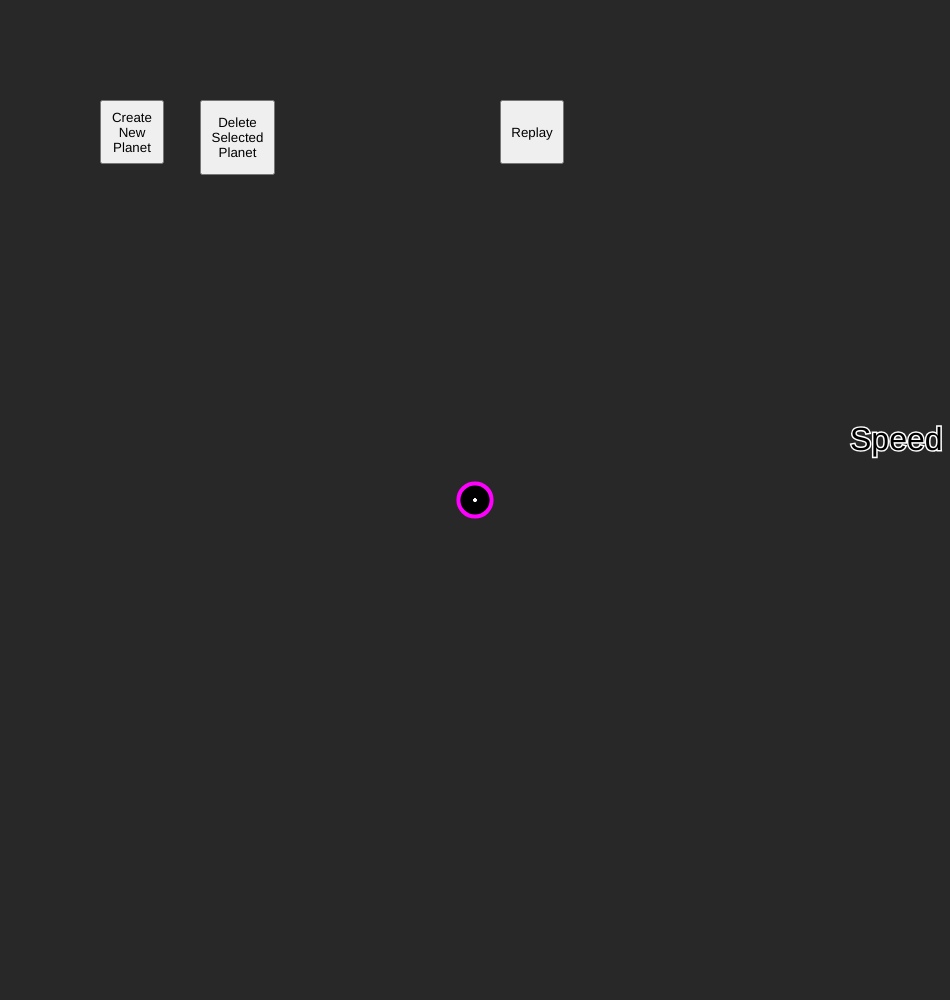
Frame 1 (no input)
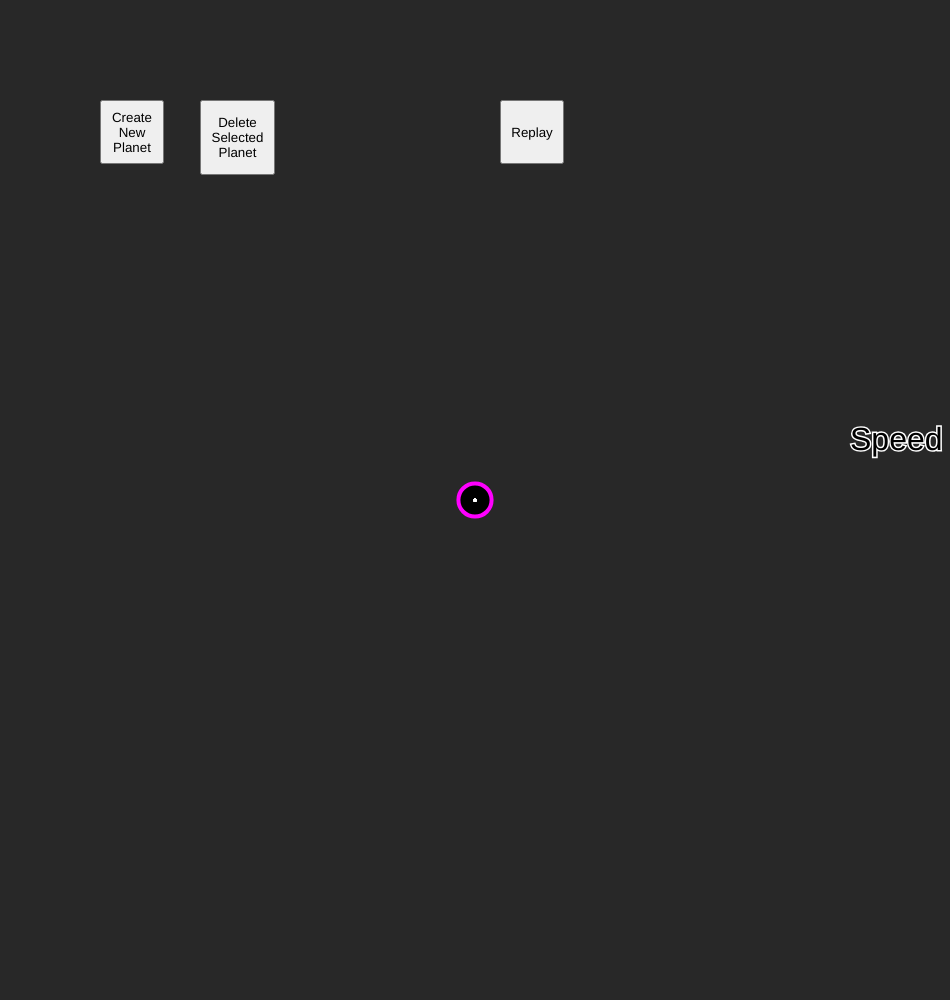
Frame 60 (no input)
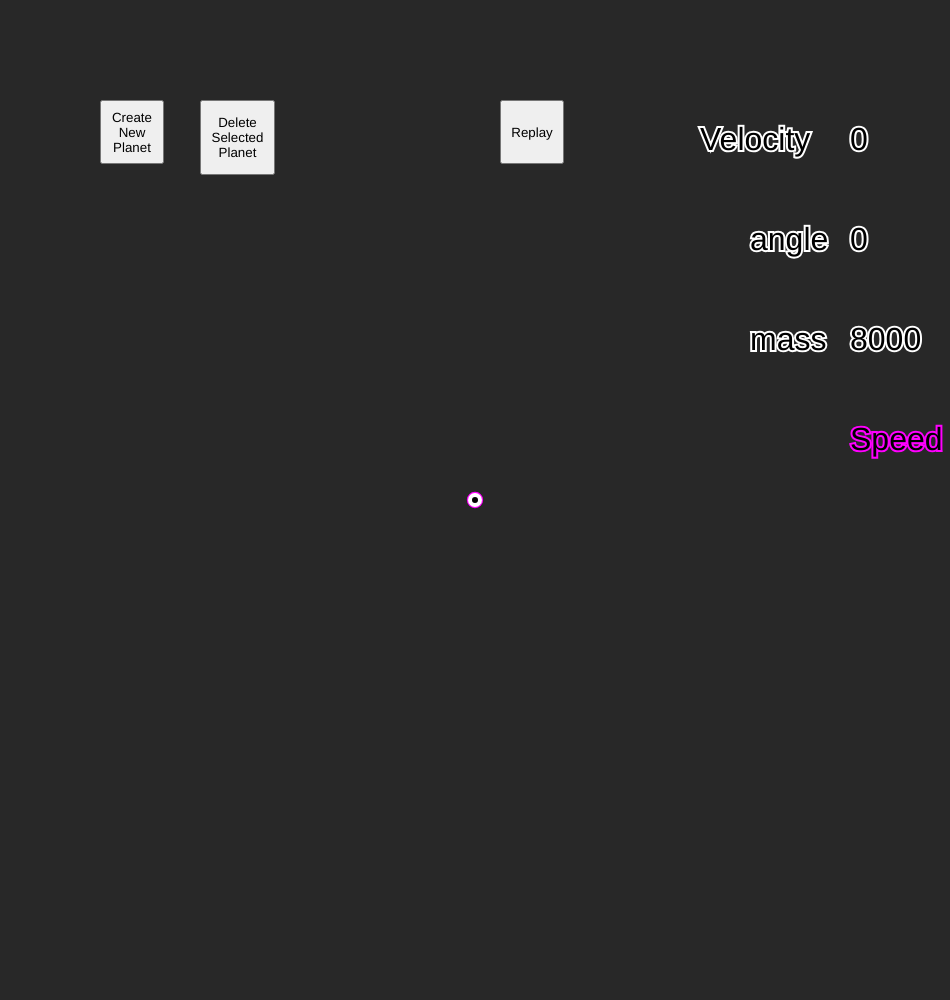
Frame 120 (the mouse pressed at the canvas centre since frame 60)

The p5.js sketch that drew these frames (run headless with seeded random() and noise() and a simulated clock; from frame 60 on, the mouse is pressed at the canvas centre):

// p5.js sketch
// ── sketch.js
let planets;
let planetSelected,planetSelectedPos, planetIsSelected = false,tracking = true;
let sun;
let checkBoxes = [],c = 1;
let trackingPlanet,createPlanet,pauseButton,trackSun,deleteButton;
let velocitySlider,angleSlider,massSlider,iterationSlider;

function setup(){

  let c = createCanvas(windowWidth-250,windowHeight);
  velocitySlider = createSlider(-7,7,0,0.5);

  pauseButton = createButton('Replay');
  trackSun = createCheckbox('Track The Sun?',true);
  trackSun.position(windowWidth-150,500);
  pauseButton.size(64,64);
  background(40,40,40);
  pauseButton.position(500,100);
  textSize(32);
  iterationSlider = createSlider(0,200,10,1);
  iterationSlider.position(windowWidth-150,450);
  velocitySlider.position(windowWidth-150,100);
  angleSlider = createSlider(0,360,0,1);
  angleSlider.position(windowWidth-150,200);
  massSlider = createSlider(100,1800000,8000,1);
  massSlider.style('width','200px')
  massSlider.position(windowWidth-200,300);
  planets = [];

  deleteButton = createButton("Delete Selected Planet");
  deleteButton.size(75,75);
  deleteButton.position(200,100);
  createPlanet = createButton("Create New Planet");
  createPlanet.position(100,100);
  createPlanet.size(64,64);
  planets.push(new Planet((width/2),height/2,0,0,80000));
  trackingPlanet = planets[0];


}

let updating = true;

function newPlanet(){
  updating = false;
  planetIsSelected = false;
  planets.push(new Planet(300,300,0,0,800));

}
function pause(){
  planetIsSelected = false;
  console.log("done!");
  updating = true;
  planetIsSelected = false;
}
function deletePlanet(){
  planets.splice(planetSelectedPos,1);
}
let points = [];
function draw(){
  background(40,40,40);
  createPlanet.mousePressed(newPlanet);
  if (updating){
    for (let i  =0;i<iterationSlider.value();i++){
      for (let planet of planets){
        planet.gravity();

      }
      for (let planet of planets){
        planet.update();

      }
    }
    if (tracking){  track(trackingPlanet);console.log("tracking");}

    textSize(32);
    fill(0,0,0);
    for (let planet of planets){

      planet.show();
      showPath(planet,planet.color);
    }
  }else{
    for (let i of planets){
      i.show();
    }
  }
  pauseButton.mousePressed(pause);

  text('Speed',width-100,450);
  trackSun.changed(doThat);




  if (planetIsSelected == true){
    deleteButton.mousePressed(deletePlanet);
    let okay = true;
    if (mouseIsPressed &&  mouseX < 564 && 500 < mouseX &&  mouseY < 164 && 100 < mouseY ){
      okay = false;
    }
    if(okay && mouseIsPressed && mouseX < width && mouseY < height ){
    planetSelected.pos = createVector(mouseX,mouseY);
    }
    let pos = createVector(planetSelected.pos.x,planetSelected.pos.y);
    //showing path


    //text
    stroke(255);
    textSize(32);
    text("Velocity",width-250,150);
    text(velocitySlider.value(),width-100,150);
    text("angle",width-200,250);
    text(angleSlider.value(),width-100,250);
    text("mass",width-200,350);
    text(massSlider.value(),width-100,350);
    //values
    planetSelected.mass = massSlider.value();
    planetSelected.vel = createVector(velocitySlider.value(),0).rotate(angleSlider.value()*(355/113)/180);

    //drawing
    let x1 = planetSelected.pos.x,y1 = planetSelected.pos.y;
    let v = planetSelected.vel;
    line(x1,y1,x1+(v.x*30),y1+(v.y*30));
    ellipse(x1+(v.x*30),y1+(v.y*30),10,10);

  }

}

function doThat(){
  if (tracking){
    tracking = false;
  }else{
    tracking = true
  }
}
function mousePressed(){
  var mos = createVector(mouseX,mouseY);
  let c = 0;

  if(planetIsSelected == false){
    for (let i of planets){
      if (p5.Vector.sub(mos,i.pos).mag() < i.size){
        planetIsSelected = true;
        planetSelected = i;
        updating = false;
        planetSelectedPos = c;
      }
      c++;
    }
  }

}

// ── body.js
class Planet{
  constructor(x,y,x1,y1,mass){
    this.pos  = createVector(x,y);
    this.vel  = createVector(x1,0).rotate(y1);
    this.acc  = createVector();
    this.mass = mass;
    this.size = mass * 1/40;

    this.color = (2)
    this.points = [];
    this.points.push(this.pos);
    this.color = random(['red','green','blue','black','white','yellow'])
  }
  update(){

    //this.vel.rotate(PI/180);
    if (this.points.length > 700){
      this.points = removeEl(this.points);
    }


    this.points.push([this.pos.x,this.pos.y]);
    this.pos.add(this.vel);

  }
  show(){
    this.size = map(this.mass,100,1000000,10,300);
    strokeWeight(4);
    stroke(255,0,255);

  //  point(this.pos.x,this.pos.y);

    ellipse(this.pos.x,this.pos.y,this.size,this.size);
  }
  gravity(){
    for (let otherPlanet of planets){
      if (otherPlanet != this){
        //gravity related stuff
        var forceDir = (p5.Vector.sub(otherPlanet.pos,this.pos)).normalize();
        var distance = p5.Vector.sub(this.pos,otherPlanet.pos).mag() * p5.Vector.sub(this.pos,otherPlanet.pos).mag();

        var force = forceDir.mult(universalGravity).mult(this.mass).mult(otherPlanet.mass).div(distance);//(((forceDir.mult(universalGravity)).mult(this.mass)).mult(otherPlanet.mass)).div(distance);
        this.acc = force.div(this.mass);
        this.vel.add(this.acc);
        //physics

      }
    }
  }
}

// ── idnex.html
<!DOCTYPE html>
<html>
<head>
  <title>
    Gravity Simulator!
  </title>
</head>    
<body>
  <script src = "sketch.js"></script>
  <script src = "settings.js"></script>
  <script src = "body.js"></script>
  <!--  <script src = "https://raw.githubusercontent.com/liabru/matter-js/master/build/matter.js"></script>-->
  <script src = "https://cdn.jsdelivr.net/npm/p5@1.3.1/lib/p5.js"></script>
  <!--script src = "F:\Javascript Libraries\p5.js">></script><!-->
</body>
</html>

// ── settings.js
let universalGravity = 0.00667430;
function track(object){
  let xplus = false,xminus = false,yminus = false,yplus = false;
  if (object.pos.x > width/2){
    xplus = true;
  }
  if (object.pos.x < width/2){
    xminus = true;
  }
  if (object.pos.y > height/2){
    yplus = true;
  }
  if (object.pos.y < height/2){
    yminus = true;
  }
  var distx = (width/2) - object.pos.x;
  var disty = (height/2) - object.pos.y;
  if (xplus || yplus || xminus || yminus){
    for (let p of planets){
      if (xplus){
        p.pos.x += distx;
      }
      if (yplus){
        p.pos.y += disty;
      }
      if (yminus){
        p.pos.y += disty;
      }
      if (xminus){
        p.pos.x += distx;
      }
    }
  }

}
function calculate(object){
  let acc;
  for (let otherPlanet of planets){
    if (otherPlanet != object){
      //gravity related stuff
      var forceDir = (p5.Vector.sub(otherPlanet.pos,object.pos)).normalize();
      var distance = p5.Vector.sub(object.pos,otherPlanet.pos).mag() * p5.Vector.sub(object.pos,otherPlanet.pos).mag();

      var force = forceDir.mult(universalGravity).mult(object.mass).mult(otherPlanet.mass).div(distance);//(((forceDir.mult(universalGravity)).mult(object.mass)).mult(otherPlanet.mass)).div(distance);
      acc = force.div(object.mass);

      //physics

    }
  }
  return acc;
}

function showPath(object,color){
  strokeWeight(3);
  if (color == "green"){
    stroke(0,255,0);
  }
  if (color == "red"){
    stroke(255,0,0);
  }
  if (color == "white"){
    stroke(255,255,255);
  }
  if (color == "blue"){
    stroke(0,0,255);
  }
  if (color == "grey"){
    stroke(100,100,100);
  }
  if (color == "black"){
    stroke(0,0,0);
  }
  if (color == "yellow"){
    stroke(255,255,0);
  }


  for (let i of object.points){

    point(i[0],i[1]);
  }
}
function removeEl(array){
  let ar = [];
  let c = 0;
  for (let a of array){
    if (c > 0){
      ar.push(a);
    }
    c += 1
  }
  return ar;
}
